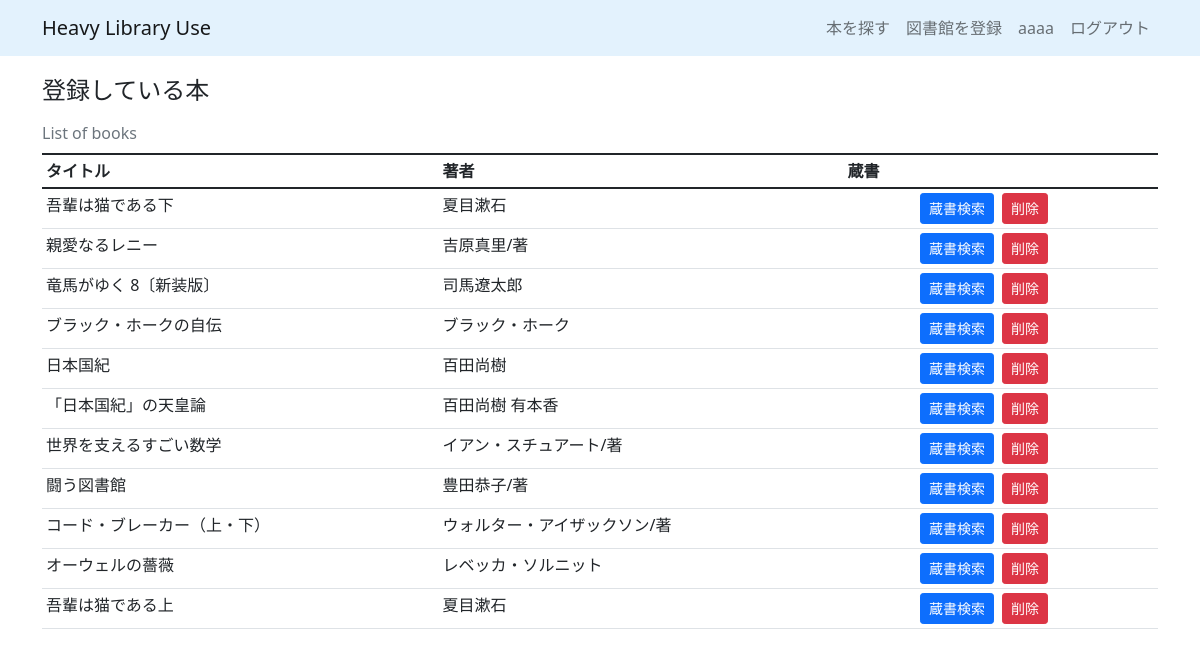
Page / (signed in) on the committed database.
### apps/crud/models.py (models this page shows, shortened)
class User(db.Model, UserMixin):
    __tablename__ = "users"
    id = db.Column(db.Integer, primary_key=True)
    username = db.Column(db.String, index=True)
    email = db.Column(db.String, unique=True, index=True)
    password_hash = db.Column(db.String)
    created_at = db.Column(db.DateTime, default=datetime.now)
    updated_at = db.Column(db.DateTime, default=datetime.now, onupdate=datetime.now)
    user_books = db.relationship(
        "UserBook", backref="user", order_by="desc(UserBook.id)"
    )
    @property
    def password(self):
        raise AttributeError("読み取り不可")

### apps/detector/models.py (models this page shows)
class UserBook(db.Model):
    __tablename__ = "user_books"
    id = db.Column(db.Integer, primary_key=True)
    user_id = db.Column(db.String, db.ForeignKey("users.id"))
    title = db.Column(db.String)
    authors = db.Column(db.String)
    isbn = db.Column(db.String)
    created_at = db.Column(db.DateTime, default=datetime.now)
    updated_at = db.Column(db.DateTime, default=datetime.now, onupdate=datetime.now)

### apps/detector/views.py (the view)
@dt.route("/", methods=["GET", "POST"])
@login_required
def index():
    form = SearchBookForm()
    if form.validate_on_submit():
        session["intitle"] = form.title.data
        session["inauthor"] = form.authors.data
        return redirect(url_for("detector.select_book"))
    user_books = (
        db.session.query(User, UserBook)
        .join(UserBook)
        .filter(User.id == UserBook.user_id)
        .all()
    )
    delete_form = DeleteForm()
    stocktake_form = StocktakeForm()
    if "stocks" in session and session["stocks"]:
        stocks = session["stocks"]
    else:
        stocks = ""
    return render_template(
        "detector/index.html",
        user_books=user_books,
        form=form,
        delete_form=delete_form,
        stocktake_form=stocktake_form,
        stocks=stocks,
    )

### apps/detector/forms.py
class SearchBookForm(FlaskForm):
    title = StringField(
        "タイトル",
        validators=[
            DataRequired("タイトルを指定してください。"),
        ],
    )
    authors = StringField(
        "著者",
    )
    submit = SubmitField("検索")

class DeleteForm(FlaskForm):
    submit = SubmitField("削除")

### apps/crud/models.py (called while the page is built)
@login_manager.user_loader
def load_user(user_id):
    return User.query.get(user_id)

### apps/detector/templates/detector/index.html (shortened to what this page needs)
{% extends "detector/base.html" %}
{% block content %}
<h4>登録している本</h4>
<table class="table table-hover table-sm caption-top">
    <caption>List of books</caption>
    <thead>
        <tr>
            <th scope="col">タイトル</th>
            <th scope="col">著者</th>
            <th scope="col">蔵書</th>
            <th scope="col"></th>
        </tr>
    </thead>
    <tbody>
        {% for user_book in user_books %}
        {% if current_user.id==user_book.User.id %}
        <tr>
            <td>{{user_book.UserBook.title}}</td>
            <td>{{user_book.UserBook.authors}}</td>
            <td>
            </td>
            <td>
                <div class="d-flex flex-row">
                    <div class="px-1">
                        <form action="{{ url_for('detector.stocktake',book_id=user_book.UserBook.id)}}" method="POST">
                            {{ stocktake_form.submit(class="btn btn-primary btn-sm") }}
                        </form>
                    </div>
                    <div class="px-1">
                        <form action="{{url_for('detector.delete_book',book_id=user_book.UserBook.id)}}" method="POST">
                            {{ delete_form.submit(class="btn btn-danger btn-sm")}}
                        </form>
                    </div>
                </div>
            </td>
        </tr>
        {% endif %}
        {% endfor %}
    </tbody>
</table>
{% endblock %}

### apps/detector/templates/detector/base.html (shortened to what this page needs)
<!DOCTYPE html>
<html lang="ja">
<head>
    <link rel="stylesheet" href="{{url_for('static',filename='css/bootstrap.min.css')}}" />
    <link rel="stylesheet" href="{{url_for('static',filename='css/style.css')}}" />
</head>
<body>
    <nav class="navbar navbar-expand-lg navbar-light" style="background-color: #e3f2fd;">
        <div class="container">
            <a class="navbar-brand" href="{{url_for('detector.index')}}">Heavy Library Use</a>
            <ul class="navbar-nav">
                <li class="nav-item">
                    <a href="{{url_for('detector.search_book')}}" class="nav-link">本を探す</a>
                </li>
                <li class="nav-item">
                    <a href="{{url_for('detector.search_library')}}" class="nav-link">図書館を登録</a>
                </li>
                {% if current_user.is_authenticated %}
                <li class="nav-iten">
                    <span class="nav-link">{{current_user.username}}</span>
                </li>
                <li class="nav-item">
                    <a href="{{url_for('auth.logout')}}" class="nav-link">ログアウト</a>
                </li>
                {% endif %}
            </ul>
        </div>
    </nav>
    <section class="container">
        {% block content %}{% endblock %}
    </section>
</body>
</html>

### apps/static/css/style.css (style rules this page uses)
h4 { margin-top: 20px; }

### rows in the picture
User: username "aaaa", UserBook "吾輩は猫である下", UserBook.authors "夏目漱石", UserBook "親愛なるレニー", UserBook.authors "吉原真里/著", UserBook "竜馬がゆく 8〔新装版〕", UserBook.authors "司馬遼太郎", UserBook "ブラック・ホークの自伝", UserBook.authors "ブラック・ホーク", UserBook "日本国紀", UserBook.authors "百田尚樹", UserBook "「日本国紀」の天皇論", UserBook.authors "百田尚樹 有本香", UserBook "世界を支えるすごい数学", UserBook.authors "イアン・スチュアート/著", UserBook "闘う図書館", UserBook.authors "豊田恭子/著", UserBook "コード・ブレーカー（上・下）", UserBook.authors "ウォルター・アイザックソン/著", UserBook "オーウェルの薔薇", UserBook.authors "レベッカ・ソルニット", UserBook "吾輩は猫である上"
